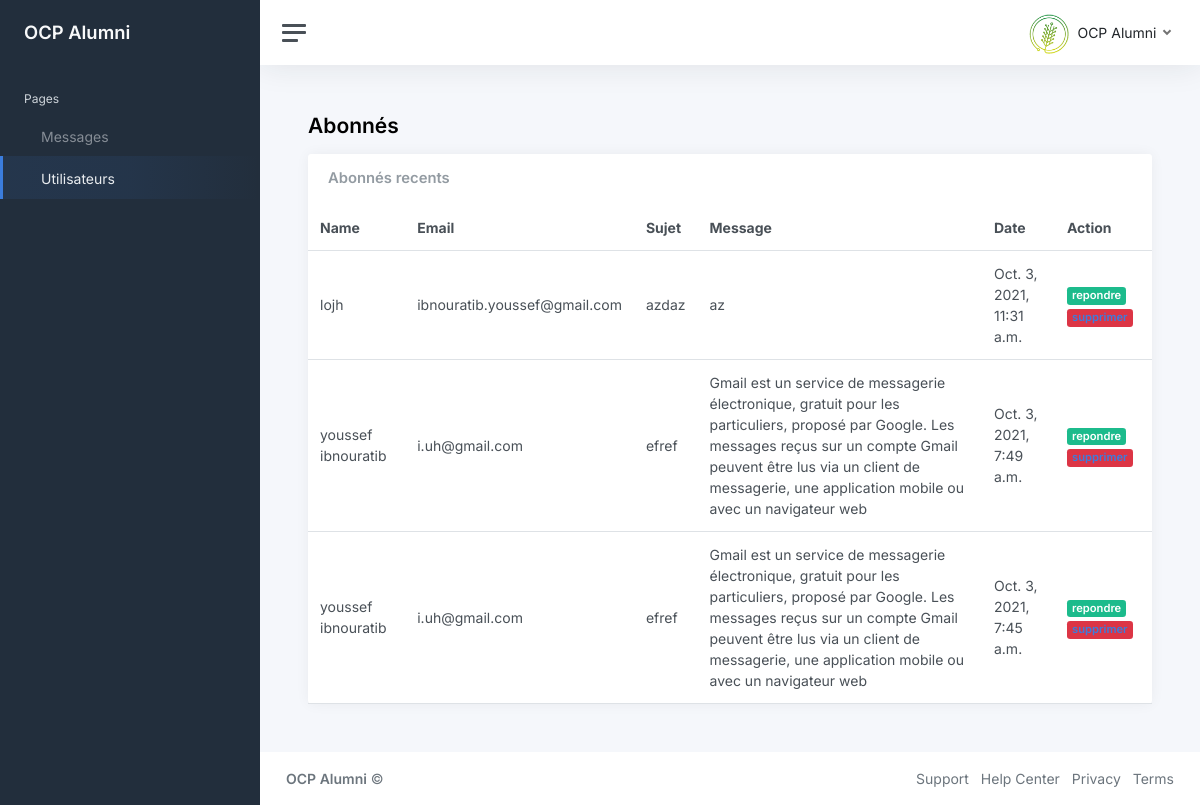
/user, run on the app's committed database.
### app/models.py (models this page shows, shortened)
class contact(models.Model):
	Name=models.CharField(max_length=30)
	Subject = models.CharField(max_length=30)
	Email = models.EmailField(max_length=40)
	Message = models.TextField()
	send_at = models.DateTimeField(auto_now_add=True)

### app/views.py (the view)
# urls.py: path('user',views.user,name='user'),
def user(request):
    template = "users.html"
    message = contact.objects.all().order_by("-id")
    return render(request,template,{'message':message})

### templates/users.html (shortened to what this page needs)
{% extends 'base.html' %}
{% block active %}<li class="sidebar-item active"> {%endblock%}
{% block content %}
<main class="content">
    <div class="container-fluid p-0">
        <h1 class="h3 mb-3"><strong>Abonnés</strong></h1>
        <div class="row">
            <div class="col-12 col-lg-12 col-xxl-12 d-flex">
                <div class="card flex-fill">
                    <div class="card-header">
                        <h5 class="card-title mb-0"> Abonnés recents</h5>
                    </div>
                    <table class="table table-hover my-0">
                        <thead>
                            <tr>
                                <th>Name</th>
                                <th class="d-none d-xl-table-cell"> Email</th>
                                <th class="d-none d-xl-table-cell"> Sujet</th>
                                <th class="d-none d-xl-table-cell"> Message</th>
                                <th class="d-none d-md-table-cell">Date</th>
                                <th class="d-none d-md-table-cell">Action</th>
                            </tr>
                        </thead>
                        <tbody>
                            {% for i in message %}
                            <tr>
                                <td>{{i.Name}}</td>
                                <td class="d-none d-xl-table-cell">{{i.Email}}</td>
                                <td class="d-none d-xl-table-cell">{{i.Subject}}</td>
                                <td class="d-none d-md-table-cell">{{ i.Message }}</td>
                                <td class="d-none d-md-table-cell">{{ i.send_at }}</td>
                                <td class="d-none d-md-table-cell"><span class="badge bg-success">repondre</span>
                                <span class="badge bg-danger"><a href="deleteMail/{{i.id}}">supprimer</a></span></td>
                            </tr>
                            {% endfor %}
                        </tbody>
                    </table>
                </div>
            </div>
        </div>
    </div>
</main>
{% endblock%}

### templates/users.html (style rules this page uses)
.badge { cursor: pointer; }

### data on the page
contact: Name "lojh", Email "ibnouratib.youssef@gmail.com", Subject "azdaz", Message "az", send_at "Oct. 3, 2021, 11:31 a.m."
contact: Name "youssef ibnouratib", Email "i.uh@gmail.com", Subject "efref", Message "Gmail est un service de messagerie électronique, gratuit pour les particuliers, proposé par Google. Les messages reçus sur un compte Gmail peuvent être lus via un client de messagerie, une application mobile ou avec un navigateur web", send_at "Oct. 3, 2021, 7:49 a.m."
contact: Name "youssef ibnouratib", Email "i.uh@gmail.com", Subject "efref", Message "Gmail est un service de messagerie électronique, gratuit pour les particuliers, proposé par Google. Les messages reçus sur un compte Gmail peuvent être lus via un client de messagerie, une application mobile ou avec un navigateur web", send_at "Oct. 3, 2021, 7:45 a.m."
